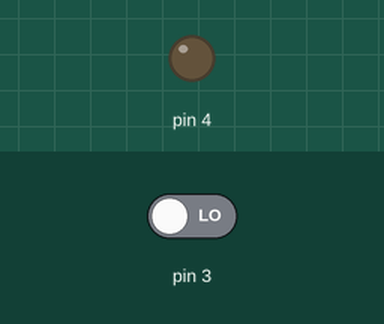
Bench run of a sketch on a simulated Arduino Uno, built with avr-gcc and run on an emulated ATmega328P. Shown: output pins drawn as LEDs (lit = HIGH). Dashed ring = blinking. Inputs (shaded band) come from the test bench; at power-on: pin 3 LOW.

Above: at 1.2 s.
1.3 s: pin 3 driven HIGH
At 1.7 s:
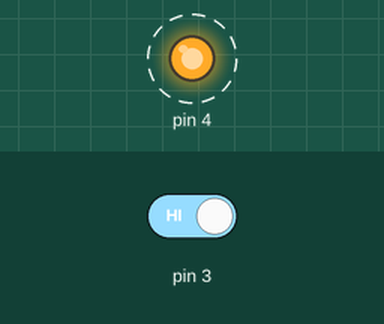
4.3 s: pin 3 driven LOW
At 5.0 s:
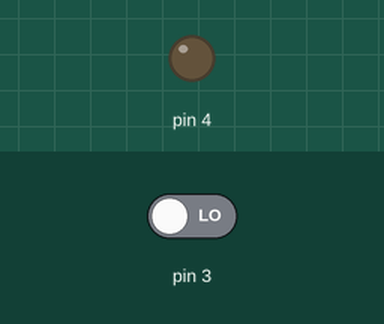
Timing chart, 0 to 7.3 s (numbered marks = the images above; inputs shaded):
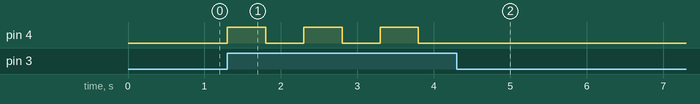

Measured:
- after the input at 1.3 s, pin 4: alternates HIGH for 0.50 s and LOW for 0.50 s, starting at once
- after the input at 4.3 s, pin 4: stops changing and stays LOW

The sketch:

Kod.ino
```cpp
int Buton = 0;

int Led = 0;

void setup()
{
  pinMode(3, INPUT);
  pinMode(4, OUTPUT);
}

void loop()
{
  Buton = digitalRead(3);
  if (Buton == 1) {
    if (Led == 1) {
      digitalWrite(4, LOW);
      Led = 0;
    } else {
      digitalWrite(4, HIGH);
      Led = 1;
    }
    delay(500); // Wait for 500 millisecond(s)
  }
}
```
